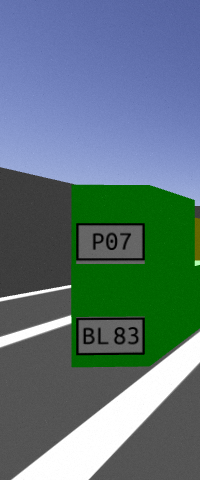
#> input picture scripts/misc_plate_stuff/test_imgs/test101.png, 200 x 480 px; its folder holds only this picture in this run
$ python plateseg_old.py
#> lines starting #> are read from the running program, lines starting #| are printed output that depends on the picture; after the words box and inside, x2 and y2 are one past the last pixel; in counts of white or black regions, pixels touching at a corner belong together
import cv2
import os
import numpy as np
import statistics as sts


def split_images(image_list, horizontal=True, avg_mod=3, t_mod=3.3, min_len=5):
    '''
    image_list = a list of images to split. these should be greyscale

    t_mod = to modify the threshold value for greyscaling image.
                defaults to 3 (best val for first split).
                probably needs to be changed for other splits

    horizontal = True if splitting the image horizontally. default True

    avg_mod = to pull the space-threshold value towards the average pixel value.
                defaults to 3 based on testing done (most robust)

    min_len = the minimum allowed length of chunk (pixels)


    returns: chunks = a list of lists of indices to split the image with, with:
        len(chunks) = len(image_list)
        chunks[*] = list of pairs corresponding to image[*]
    '''

    chunks = []

    for img_g in image_list:
        ''' threshold the image based on average pixel val, then blur '''
        grey_thresh = np.mean(img_g)/t_mod
        _, img_b = cv2.threshold(img_g, grey_thresh, 255, cv2.THRESH_BINARY)

        h, w = img_b.shape
        b = 5
        if w < 100:
            b = 2

        img = cv2.blur(img_b, (b,b))

        ''' get average pix val for each row '''
        pix_vals = []

        if horizontal:
            for i in range(h):
                pix_sum = 0
                for j in range(w):
                    pix_sum += img[i,j]
                pix_vals.append(pix_sum/w)

        else:
            for i in range(w):
                pix_sum = 0
                for j in range(h):
                    pix_sum += img[j,i]
                pix_vals.append(pix_sum/h)


        '''
        find where the average vals dip below a certain
        threshold, and count until they rise above that
        threshold
        '''
        avg_val = sts.mean(pix_vals)

        pix_vals_temp = pix_vals
        for i in range(50):
            try:
                mode_val = sts.mode(pix_vals_temp)
                break
            except sts.StatisticsError:
                # increase every other thing by one
                for j in range(len(pix_vals_temp)):
                    if j % (i+1) == 0:
                        pix_vals_temp[j] += 1

        space_thresh = mode_val - abs(mode_val-avg_val)*(255-avg_val)*(255-avg_val)*(255-avg_val)*avg_mod/(255*255*255)

        temp = []
        i = 0
        keep_going = False
        while i in range(len(pix_vals)):
            if(pix_vals[i] < space_thresh):

                if not keep_going:  # this is for if the previous chunk was determined too small
                    start = i

                while(pix_vals[i] < space_thresh):
                    i += 1
                    if i not in range(len(pix_vals)):
                        break

                '''
                check if the chunk is very small. if it is, then
                keep the starting position and keep going
                '''
                if(abs(start-i) > 5):  # if its really short, keep going (assume its stopping too early)
                    if(abs(start-i) > min_len): # throw away anything that isn't above minimum length
                        temp.append([start, i])
                    keep_going = False

                else:
                    keep_going = True

            i += 1

        if len(temp) < 1:
            temp = [] # this might already be the case but i just want to be sure lol

        chunks.append(temp)

    return chunks


# get path to this directory
dirpath = os.path.dirname(os.path.realpath(__file__))
path = dirpath + '/test_imgs/'
print(path)

img_names = [f for f in os.listdir(path) if os.path.isfile(os.path.join(path, f))]
test_img_list = []
print(img_names)
count = 0

for n in img_names:
    img = cv2.imread(path + n)
#> img is the input picture: shape (480, 200, 3); mean B, G, R 122, 117.2, 94
    test_img_list.append(img)


# 1) Convert to greyscale
grey_img_list = []

for test_img in test_img_list:
    grey_img = cv2.cvtColor(test_img, cv2.COLOR_BGR2GRAY)
    grey_img_list.append(grey_img)
#> this loop made 1 pass
#> pass 1, `grey_img = cv2.cvtColor(test_img, cv2.COLOR_BGR2GRAY)`:
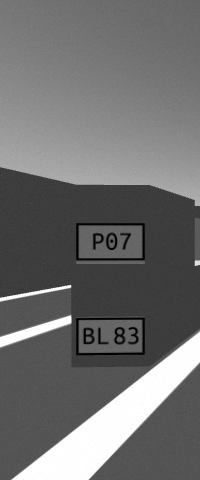
#> grey_img: shape (480, 200); min 0, max 255, mean 110.8
#> after the loop, grey_img_list = 1 item


# split into strips vertically
chunks = split_images(grey_img_list, horizontal=False, min_len=25)
#> the loop in split_images, `for img_g in image_list:` made 1 pass
#> (grey_thresh, h, w, b, avg_val, space_thresh) on pass 1: (33.57, 480, 200, 5, 251.9, 255)
#> pass 1, in split_images, `_, img_b = cv2.threshold(img_g, grey_thresh, 255, cv2.THRESH_BINARY)`:
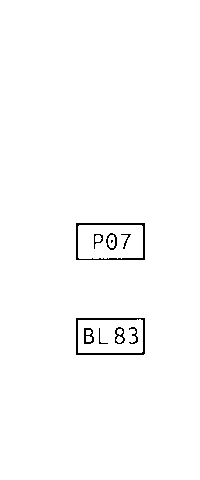
#> img_b: shape (480, 200); 98.8% white; black in thin lines or dots, all inside (x1, y1, x2, y2) = (76, 223, 145, 355)
#> pass 1, in split_images, `img = cv2.blur(img_b, (b,b))`:
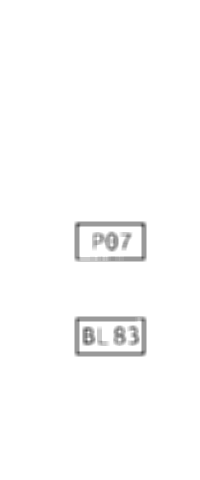
#> img: shape (480, 200); min 82, max 255, mean 251.9
#> after the loop in split_images, `for img_g in image_list:`: chunks = [[[74, 147]]]
#> chunks = [[[74, 147]]]

# 1D list of all vertical strips
new_images = []

for i in range(len(chunks)):
    for chunk in chunks[i]:
        new_images.append(grey_img_list[i][:, chunk[0]:chunk[1]])
#> after the loop, new_images = 1 item


# now split each chunk horizontally

chunks_2 = split_images(new_images, horizontal=True, t_mod=5, min_len=10)
#> the loop in split_images (call 2), `for img_g in image_list:` made 1 pass
#> (grey_thresh, h, w, b, avg_val, space_thresh) on pass 1: (22.87, 480, 73, 2, 247.5, 255)
#> pass 1, in split_images (call 2), `_, img_b = cv2.threshold(img_g, grey_thresh, 255, cv2.THRESH_BINARY)`:
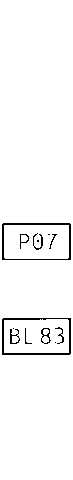
#> img_b: shape (480, 73); 97.1% white; black in thin lines or dots, all inside (x1, y1, x2, y2) = (2, 223, 71, 355)
#> pass 1, in split_images (call 2), `img = cv2.blur(img_b, (b,b))`:
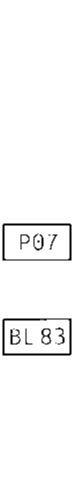
#> img: shape (480, 73); min 0, max 255, mean 247.5
#> after the loop in split_images (call 2), `for img_g in image_list:`: chunks = [[[223, 261], [318, 356]]]
#> chunks_2 = [[[223, 261], [318, 356]]]

# a 2D list: a list of pairs of plates (each vertical strip should be two plates)
plate_pairs = []

for i in range(len(chunks_2)):
    plate_pairs.append([])
    for chunk in chunks_2[i]:
        plate_pairs[i].append(new_images[i][chunk[0]:chunk[1], :])
#> after the loop, plate_pairs = 1 item


# now take each pair of license plates and vertically split them again

# each split_plates[i] should contain two lists, one of the parking spot (size 2) and one of the plate (size 4)
split_plates = []

for i in range(len(plate_pairs)):
    split_plates.append([])

    chunks_3 = split_images(plate_pairs[i], horizontal=False, t_mod=2.5, avg_mod=5)

    for j in range(len(chunks_3)):
        split_plates[i].append([])

        count = -1
        for chunk in chunks_3[j]:
            count += 1
            temp = plate_pairs[i][j][:, chunk[0]:chunk[1]]
            split_plates[i][j].append(temp)

            # put in folder called test_imgs_aftersplit. this is only
            #      for testing purposes change for actual cnn
            cv2.imwrite(os.path.join(dirpath + "/test_imgs_aftersplit/",
                                "q{}{}{}.png".format(i, j, count)), temp)
#> this loop made 1 pass
#> pass 1, `cv2.imwrite(os.path.join(dirpath + "/test_imgs_aftersplit/", "q{}{}{}...`:
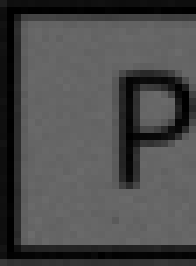
#> saved as q000.png: shape (38, 28) (shown 7 times larger); min 0, max 107, mean 75.3
#> after the loop, split_plates = 1 item

$ run again, on scripts/misc_plate_stuff/test_imgs/test106.png
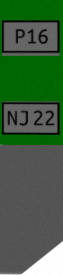
#> input picture scripts/misc_plate_stuff/test_imgs/test106.png, 63 x 275 px
#> img is the input picture: shape (275, 63, 3); mean B, G, R 64.4, 94.8, 64.4
#> the loop `for test_img in test_img_list:` made 1 pass
#> after the loop `for test_img in test_img_list:`: grey_img_list = 1 item
#> the loop in split_images, `for img_g in image_list:` made 1 pass
#> (grey_thresh, h, w, b, avg_val, space_thresh) on pass 1: (24.94, 275, 63, 2, 246.4, 255)
#> pass 1, in split_images, `_, img_b = cv2.threshold(img_g, grey_thresh, 255, cv2.THRESH_BINARY)`:
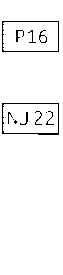
#> img_b: shape (275, 63); 96.6% white; black in thin lines or dots, all inside (x1, y1, x2, y2) = (2, 21, 59, 135)
#> after the loop in split_images, `for img_g in image_list:`: chunks = [[[2, 60]]]
#> the loop `for i in range(len(chunks)):` made 1 pass
#> after the loop `for i in range(len(chunks)):`: new_images = 1 item
#> the loop in split_images (call 2), `for img_g in image_list:` made 1 pass
#> (grey_thresh, h, w, b, avg_val, space_thresh) on pass 1: (16.43, 275, 58, 2, 247, 255)
#> chunks_2 = [[[21, 53], [103, 136]]]
#> the loop `for i in range(len(chunks_2)):` made 1 pass
#> after the loop `for i in range(len(chunks_2)):`: plate_pairs = 1 item
#> the loop `for i in range(len(plate_pairs)):` made 1 pass
#> pass 1, `cv2.imwrite(os.path.join(dirpath + "/test_imgs_aftersplit/", "q{}{}{}...`:
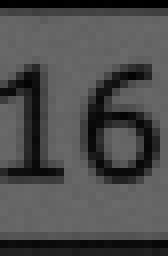
#> saved as q001.png: shape (32, 21) (shown 8 times larger); min 0, max 106, mean 76.8

$ run again, on scripts/misc_plate_stuff/test_imgs/test107.png
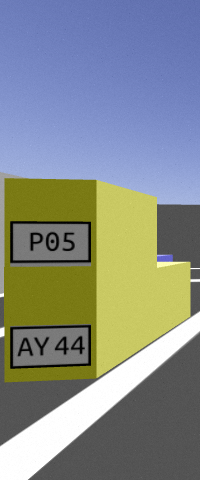
#> input picture scripts/misc_plate_stuff/test_imgs/test107.png, 200 x 480 px
#> img is the input picture: shape (480, 200, 3); mean B, G, R 136.9, 139.9, 133.5
#> the loop `for test_img in test_img_list:` made 1 pass
#> after the loop `for test_img in test_img_list:`: grey_img_list = 1 item
#> the loop in split_images, `for img_g in image_list:` made 1 pass
#> (grey_thresh, h, w, b, avg_val, space_thresh) on pass 1: (41.68, 480, 200, 5, 250.8, 255)
#> pass 1, in split_images, `_, img_b = cv2.threshold(img_g, grey_thresh, 255, cv2.THRESH_BINARY)`:
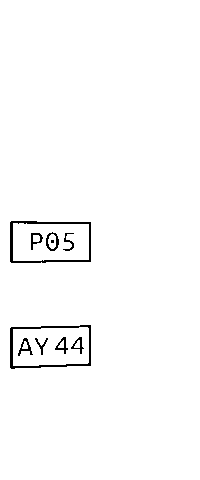
#> img_b: shape (480, 200); 98.4% white; black in thin lines or dots, all inside (x1, y1, x2, y2) = (10, 221, 91, 369)
#> after the loop in split_images, `for img_g in image_list:`: chunks = [[[8, 93]]]
#> the loop `for i in range(len(chunks)):` made 1 pass
#> after the loop `for i in range(len(chunks)):`: new_images = 1 item
#> the loop in split_images (call 2), `for img_g in image_list:` made 1 pass
#> (grey_thresh, h, w, b, avg_val, space_thresh) on pass 1: (26.05, 480, 85, 2, 247, 255)
#> chunks_2 = [[[221, 264], [325, 370]]]
#> the loop `for i in range(len(chunks_2)):` made 1 pass
#> after the loop `for i in range(len(chunks_2)):`: plate_pairs = 1 item
#> the loop `for i in range(len(plate_pairs)):` made 1 pass
#> pass 1, `cv2.imwrite(os.path.join(dirpath + "/test_imgs_aftersplit/", "q{}{}{}...`:
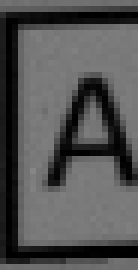
#> saved as q010.png: shape (45, 23) (shown 6 times larger); min 0, max 134, mean 83.4
